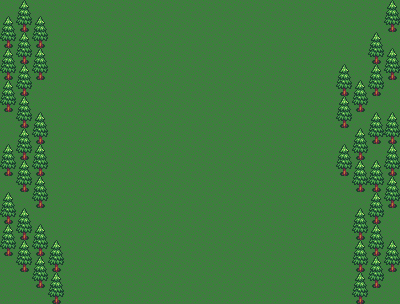

The image is a tile-based game level rendered from a .tmx file. Its description and source (layers, tilesets, objects; grid data summarised) follow:
An orthogonal 25x19 tile map with 16x16 px tiles, 2 tile layers (Tile Layer 1, Tile Layer 2), 2 tilesets.

<map version="1.0" orientation="orthogonal" width="25" height="19" tilewidth="16" tileheight="16">
 <tileset firstgid="1" name="tileset2" tilewidth="16" tileheight="16">
  <image source="../graphics/tileset2.png" width="160" height="180" />
 </tileset>
 <tileset firstgid="111" name="tileset1" tilewidth="16" tileheight="16">
  <image source="../graphics/tileset1.png" width="160" height="80" />
 </tileset>
 <layer name="Tile Layer 1" width="25" height="19">
  <data>[475 cells, 475 non-empty, 1 distinct tile ids]</data>
 </layer>
 <layer name="Tile Layer 2" width="25" height="19">
  <data>[475 cells, 90 non-empty, 2 distinct tile ids]</data>
 </layer>
</map>
